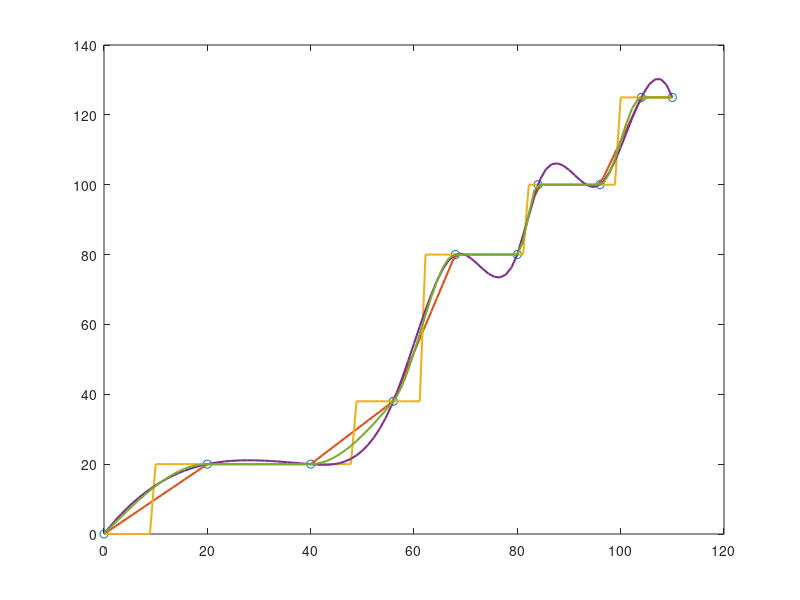

Source code (MATLAB): (Note: this script raises an error after producing the figure.)
% Interpolazione 1D mediante il comando interp1

t = [0 20 40 56 68 80 84 96 104 110];
v = [0 20 20 38 80 80 100 100 125 125];
tt = linspace(0,110);
vl = interp1(t,v,tt);
plot(t,v,'o',tt,vl,'LineWidth',1.5)


hold on
vn = interp1(t,v,tt,'nearest');
plot(tt,vn,'LineWidth',1.5)

vs = interp1(t,v,tt,'spline'); %Spline cubica naturale
plot(tt,vs,'LineWidth',1.5)

vh = interp1(t,v,tt,'pchip'); % Hermite cubica
plot(tt,vh,'LineWidth',1.5)

m = makima(t,v,tt); %Akima modificata
hold on
plot(tt,m,'LineWidth',1.5)

legend('Dati','lineare','nearest','spline','pchip','makima', Location='best')


% Costruzione spline quadratica 
dati = [3.0;4.5;7.0;9.0]; %nodi
f = [2.5,1.0,2.5,0.5]; % valori funzionali


%termini noti: 
tn = [f(2)-f(1); f(3)-f(2); f(4)-f(3); 0;0];

a = f;

%matrice del sistema lineare:

h = diff(dati); %vettore della spaziatura tra due nodi successivi

%matrice sistema lineare:
A =[h(1),0,0,0,0; 
      0, h(2), h(2)^2,0,0; 
      0,0,0,h(3), h(3)^2;
       1,-1,0,0,0;
       0,1,2*h(2),-1,0];

sol  = A\tn; % sol =  b_1,b_2, c_2,b_3,c_3

grado = 2;
coefficienti = zeros(length(h), grado+1);

coefficienti(1,:) = [  0, sol(1),a(1)]; %c_1 ==0
coefficienti(2,:) = [ sol(3), sol(2), a(2)];
coefficienti(3,:) = [ sol(5),sol(4),a(3)];

% Creiamo una struttura di tipo "polinomio a tratti"
% pp = mkpp(breaks,coefs)

pp = mkpp(dati, coefficienti);

%valutiamo il polinomio creato:
xq = linspace(dati(1), dati(end)); %creo 100 punti di valutazione
yq = ppval(pp,xq);

figure()
plot(dati, f, 'o',xq, yq,'-b','LineWidth',1.5)
